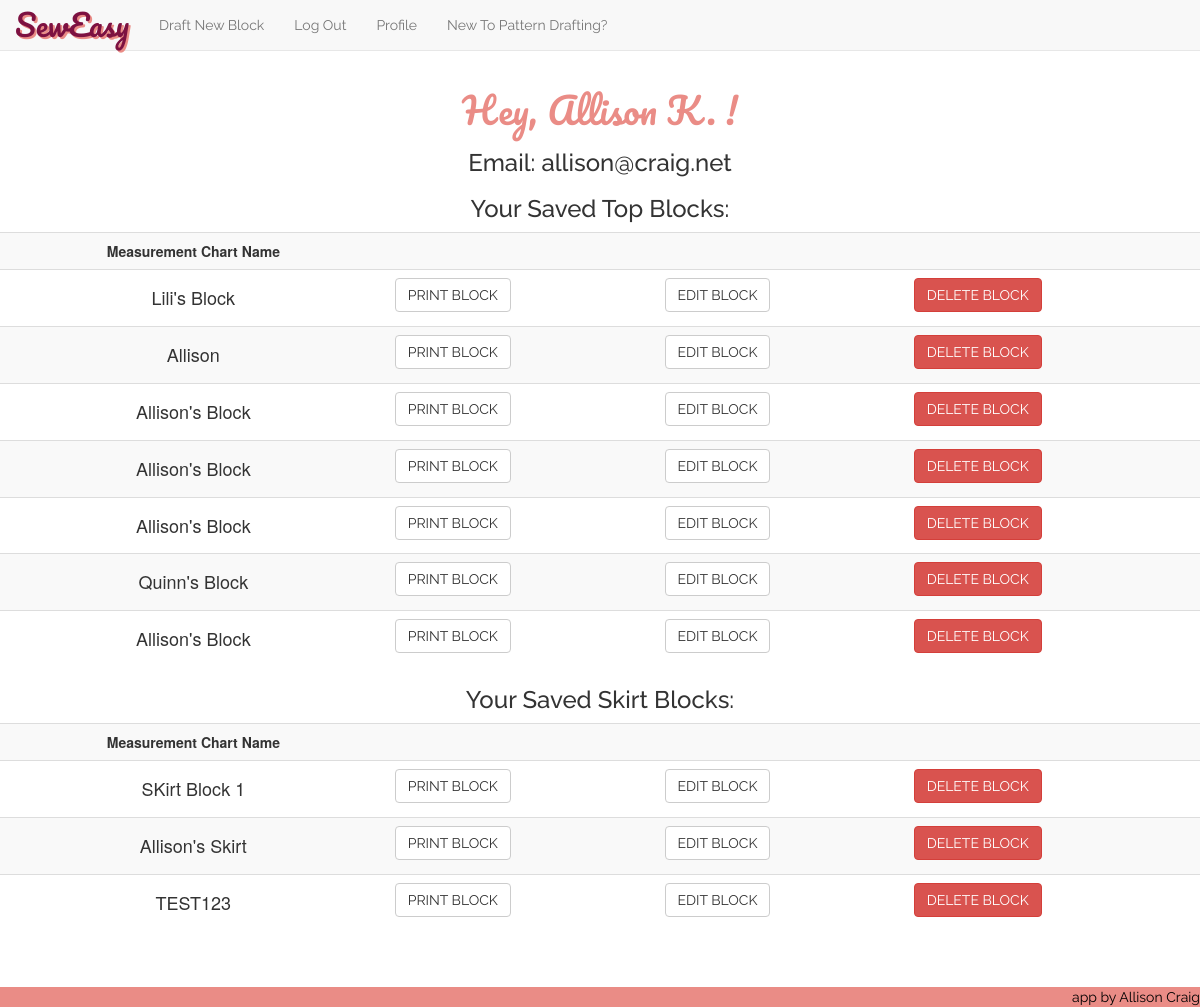
/profile (signed in), run on an earlier commit of the app's database.
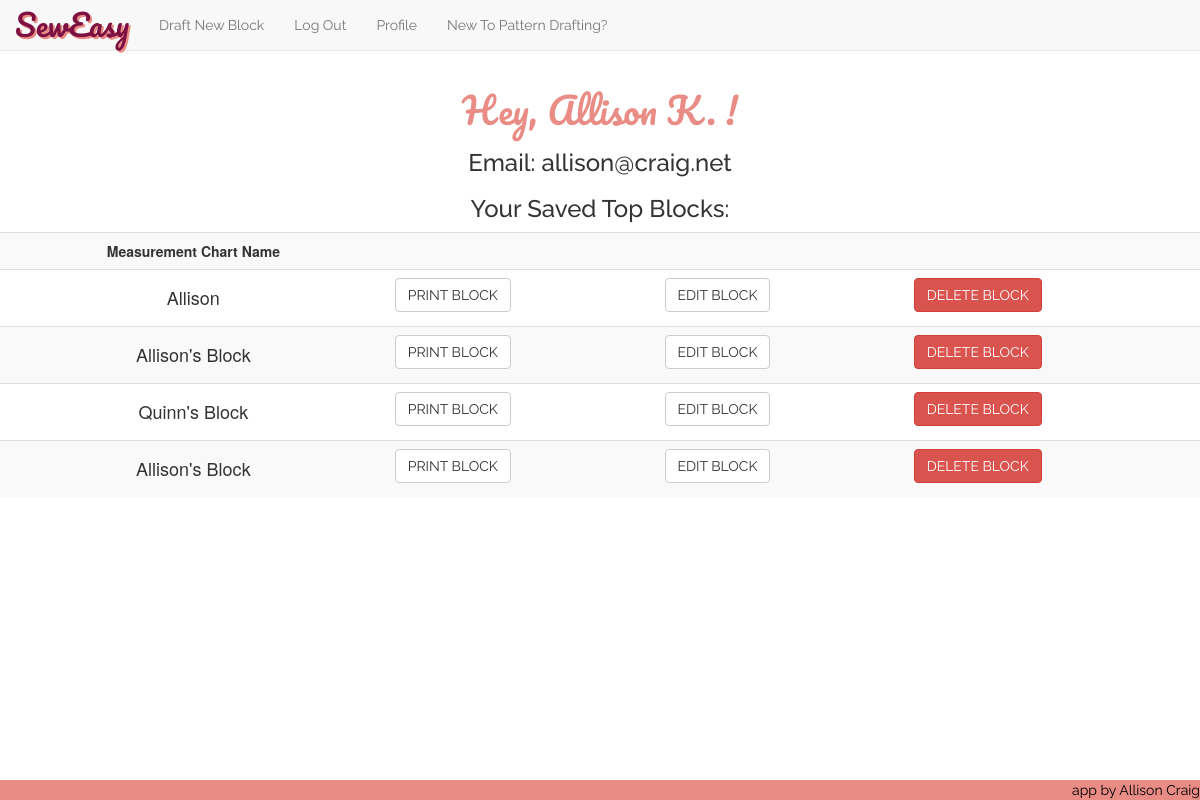
And on a later commit of the database.
### model.py (models this page shows, shortened)
class User(db.Model):
    __tablename__ = "Users"
    user_id = db.Column(db.Integer, autoincrement=True, primary_key=True)
    fb_id = db.Column(db.String(64), unique=True, nullable=True)
    email = db.Column(db.String(64), unique=True, nullable=False)
    password = db.Column(db.String(64), nullable=True)
    fname = db.Column(db.String(15), nullable=False)

class Measurement_Chart_Top(db.Model):
    __tablename__ = "Measurement_Chart_Tops"
    chart_id = db.Column(db.Integer, autoincrement=True, primary_key=True)
    nickname = db.Column(db.Integer, nullable=False)
    user_id = db.Column(db.String(100), db.ForeignKey('Users.user_id'))
    bust = db.Column(db.Integer, nullable=False)
    waist = db.Column(db.Integer, nullable=False)
    full_length = db.Column(db.Integer, nullable=False)
    center_front = db.Column(db.Integer, nullable=False)
    front_shoulder_slope = db.Column(db.Integer, nullable=False)
    strap = db.Column(db.Integer, nullable=False)
    front_across_shoulder = db.Column(db.Integer, nullable=False)
    across_chest = db.Column(db.Integer, nullable=False)
    bust_depth = db.Column(db.Integer, nullable=False)
    shoulder_length = db.Column(db.Integer, nullable=False)
    bust_arc = db.Column(db.Integer, nullable=False)
    bust_span = db.Column(db.Integer, nullable=False)
    waist_arc = db.Column(db.Integer, nullable=False)
    dart_placement = db.Column(db.Integer, nullable=False)
    side_length = db.Column(db.Integer, nullable=False)
    full_length_back = db.Column(db.Integer, nullable=False)
    center_back = db.Column(db.Integer, nullable=False)
    back_shoulder_slope = db.Column(db.Integer, nullable=False)
    across_back = db.Column(db.Integer, nullable=False)
    back_arc = db.Column(db.Integer, nullable=False)
    waist_arc_back = db.Column(db.Integer, nullable=False)
    back_neck = db.Column(db.Integer, nullable=False)
    back_across_shoulder = db.Column(db.Integer, nullable=False)
    back_dart_intake = db.Column(db.Integer, nullable=False)
    user = db.relationship("User",
                           backref=db.backref("Measurement_Chart_Tops"))

class Measurement_Chart_Skirt(db.Model):
    __tablename__ = "Measurement_Chart_Skirts"
    chart_id = db.Column(db.Integer, autoincrement=True, primary_key=True)
    nickname = db.Column(db.Integer, nullable=False)
    user_id = db.Column(db.String(100), db.ForeignKey('Users.user_id'))
    waist = db.Column(db.Integer, nullable=False)
    hip = db.Column(db.Integer, nullable=False)
    center_front_hip_depth = db.Column(db.Integer, nullable=False)
    back_hip_arc = db.Column(db.Integer, nullable=False)
    center_back_hip_depth = db.Column(db.Integer, nullable=False)
    front_hip_arc = db.Column(db.Integer, nullable=False)
    dart_placement = db.Column(db.Integer, nullable=False)
    user = db.relationship("User",
                           backref=db.backref("Measurement_Chart_Skirts"))

### server.py (the view)
@app.route('/profile')
def user_profile_page():
    user_email = session['logged_in_customer_email']
    user = User.query.filter(User.email==user_email).one()
    current_user_id = user.user_id
    saved_blocks_tops = Measurement_Chart_Top.query.filter(Measurement_Chart_Top.user_id==current_user_id).all()
    saved_blocks_skirts = Measurement_Chart_Skirt.query.filter(Measurement_Chart_Skirt.user_id==current_user_id).all()
    return render_template("profile.html", user=user, session=session, savedblockstops=saved_blocks_tops, savedblocksskirts=saved_blocks_skirts)

### server.py (called while the page is built)
@app.before_request
def add_tests():
    g.jasmine_tests = JS_TESTING_MODE

### templates/profile.html (shortened to what this page needs)
{% extends 'base.html' %}
{% block content %}
<center><h1 class='heading-titles'>Hey, {{ user.fname }} !</h1></center>
<center><h3 class="raleway">Email: {{ user.email }}</h3></center>
{% if savedblockstops %}
<center><h3 class="raleway">Your Saved Top Blocks: </h3></center>
<table class="table table-hover table-striped">
	<th><center>Measurement Chart Name</center></th>
	<th></th>
	<th></th>
	<th></th>
{% for sblocktop in savedblockstops %}
	<tr class="saved-block">
		<td><center><h4>{{ sblocktop.nickname }}</h4></center>
		<center>
			<td><form action='/print-top/{{sblocktop.chart_id}}'>
				<button class="btn btn-default">PRINT BLOCK</button>
			</form></td>
			<td><form action='/edit-top/{{sblocktop.chart_id}}'>
				<button class="btn btn-default" value="{{ sblocktop.chart_id }}">EDIT BLOCK</button>
			</form></td>
			<td>
			<button class="btn btn-danger delete-btn-top" name='chart-id' value="{{ sblocktop.chart_id }}">DELETE BLOCK</button></td>
		</center>
		</td>
	</tr>
{% endfor %}
</table>
{% endif %}
{% if savedblocksskirts %}
<center><h3 class="raleway">Your Saved Skirt Blocks: </h3></center>
<table class="table table-hover table-striped">
	<th><center>Measurement Chart Name</center></th>
	<th></th>
	<th></th>
	<th></th>
{% for sblockskirt in savedblocksskirts %}
	<tr class="saved-block">
		<td><center><h4>{{ sblockskirt.nickname }}</h4></center>
		<center>
			<td><form action='/print-skirt/{{sblockskirt.chart_id}}'>
				<button class="btn btn-default">PRINT BLOCK</button>
			</form></td>
			<td><form action='/edit-skirt/{{sblockskirt.chart_id}}'>
				<button class="btn btn-default" value="{{ sblockskirt.chart_id }}">EDIT BLOCK</button>
			</form></td>
			<td><button class="btn btn-danger delete-btn-skirt" name='chart-id' value="{{ sblockskirt.chart_id }}">DELETE BLOCK</button></td>
		</center>
		</td>
	</tr>
{% endfor %}
</table>
{% endif %}
{% endblock %}

### templates/base.html (shortened to what this page needs)
<!DOCTYPE html>
<html>
<head>
	<link rel='stylesheet' href='/static/css/style.css'>
	<link rel='stylesheet' href='/static/css/bootstrap.min.css'>
</head>
<body>
	<nav class="navbar navbar-default navbar-fixed-top">
			<a class="navbar-brand" id="corner-logo" href="/">SewEasy</a>
			<ul class="nav navbar-nav">
			{% if session['current_user_id'] is defined %}
				<li><a href="/choose-block">Draft New Block</a></li>
                <li><a href="/logout" id="logout">Log Out</a></li>
                <li><a href="/profile" id="profile">Profile</a></li>
                <li><a href="/about-drafting" id="profile">New To Pattern Drafting?</a></li>
            {% else %}
                  <li><a href="/login">Log In</a></li>
                  <li><a href="/register">Register</a></li>
                  <li><a href="/about-drafting" id="profile">New To Pattern Drafting?</a></li>
<!--                   <li><a href="/fb-login">Login with Facebook</a></li>
 -->                {% endif %}
             </ul>
	</nav>
	{% block content %}{% endblock %}
	<footer><a href="https://github.com/allisonkcraig" target="blank" id="footer-a">app by Allison Craig</a></footer>
</body>
</html>

### static/css/style.css (style rules this page uses)
body { padding-top: 70px; margin-bottom: 2em; padding-bottom: 4em; }
.btn { font-family: "Raleway"; }
.heading-titles { font-family: 'Pacifico', cursive; color: #EA8C86; }
#corner-logo { font-family: 'Pacifico', cursive; font-size: 30px; text-decoration: none; text-shadow: 2px 2px #EA8C86; color: #7D1141; }
.navbar { font-family: "Raleway"; }
footer { font-family: "Raleway"; background-color: #EA8C86; position:fixed; left:0px; bottom:0px; height:20px; width:100%; }
#footer-a { text-decoration: none; color: black; float: right; }
.raleway { font-family: "Raleway"; }

What changed in the data, as far as the page shows it:
removed Measurement_Chart_Top: nickname "Lili's Block", {{ sblocktop.chart_id }} 1 (drawn)
removed Measurement_Chart_Top: nickname "Allison's Block", {{ sblocktop.chart_id }} 3 (drawn)
removed Measurement_Chart_Top: nickname "Allison's Block", {{ sblocktop.chart_id }} 6 (drawn)
removed Measurement_Chart_Skirt: nickname "SKirt Block 1", {{ sblockskirt.chart_id }} 1 (drawn)
removed Measurement_Chart_Skirt: nickname "Allison's Skirt", {{ sblockskirt.chart_id }} 2 (drawn)
removed Measurement_Chart_Skirt: nickname "TEST123", {{ sblockskirt.chart_id }} 3 (drawn)
Also different on the page:
text no longer shown: "Your Saved Skirt Blocks: Measurement Chart Name"
